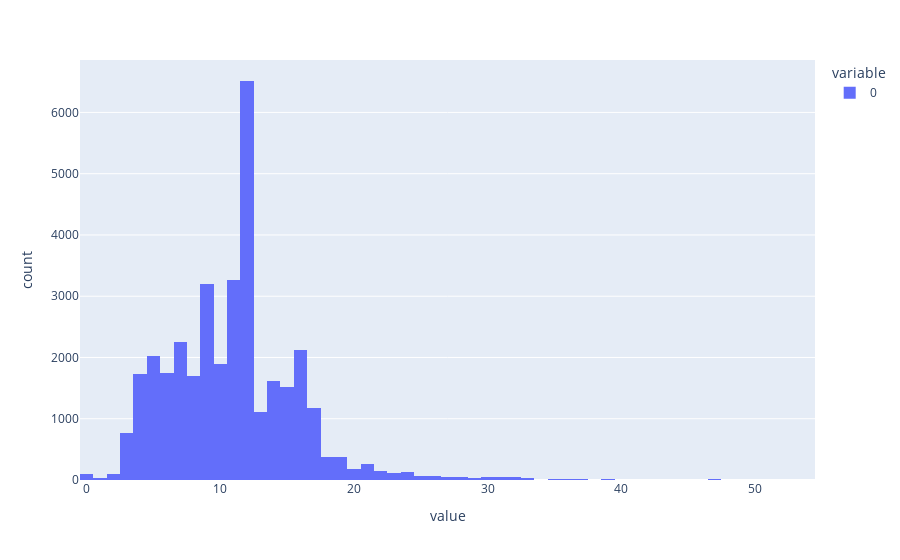

Notebook code for this chart:
### Code cell
tweet_len = list(map(len, train_df.Entity.values))
px.histogram(tweet_len)

### Figure 1 — Plotly figure (JSON) as saved in the notebook; plotly's stock layout.template omitted (floating-point values rounded to 4 significant figures; data arrays with more than 128 entries replaced by an {"elided": "..."} marker saying what was removed)
{"data": [{"alignmentgroup": "True", "bingroup": "x", "hovertemplate": "variable=0<br>value=%{x}<br>count=%{y}<extra></extra>", "legendgroup": "0", "marker": {"color": "#636efa", "pattern": {"shape": ""}}, "name": "0", "offsetgroup": "0", "orientation": "v", "showlegend": true, "type": "histogram", "x": {"elided": "35005 int values"}, "xaxis": "x", "yaxis": "y"}], "layout": {"barmode": "relative", "legend": {"title": {"text": "variable"}, "tracegroupgap": 0}, "margin": {"t": 60}, "xaxis": {"anchor": "y", "domain": [0, 1], "title": {"text": "value"}}, "yaxis": {"anchor": "x", "domain": [0, 1], "title": {"text": "count"}}}}
